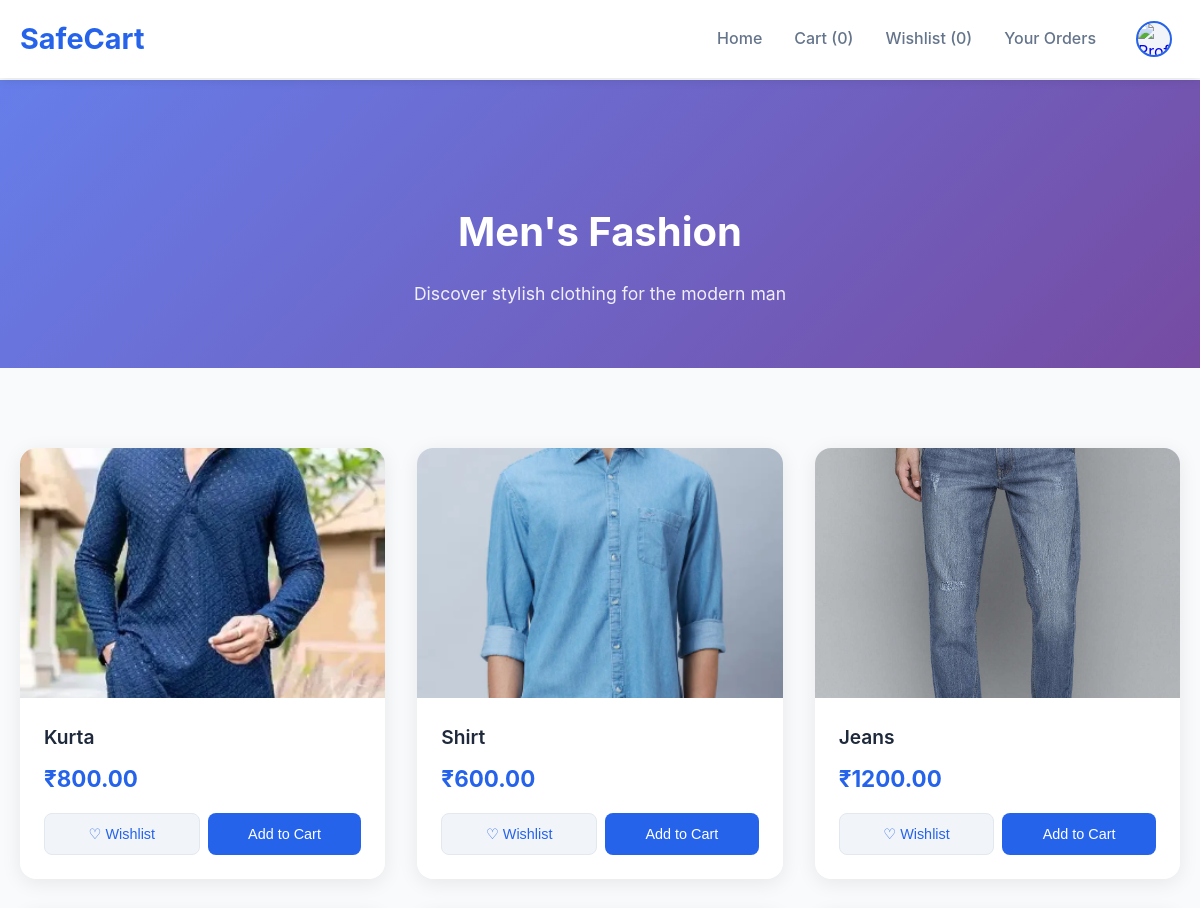
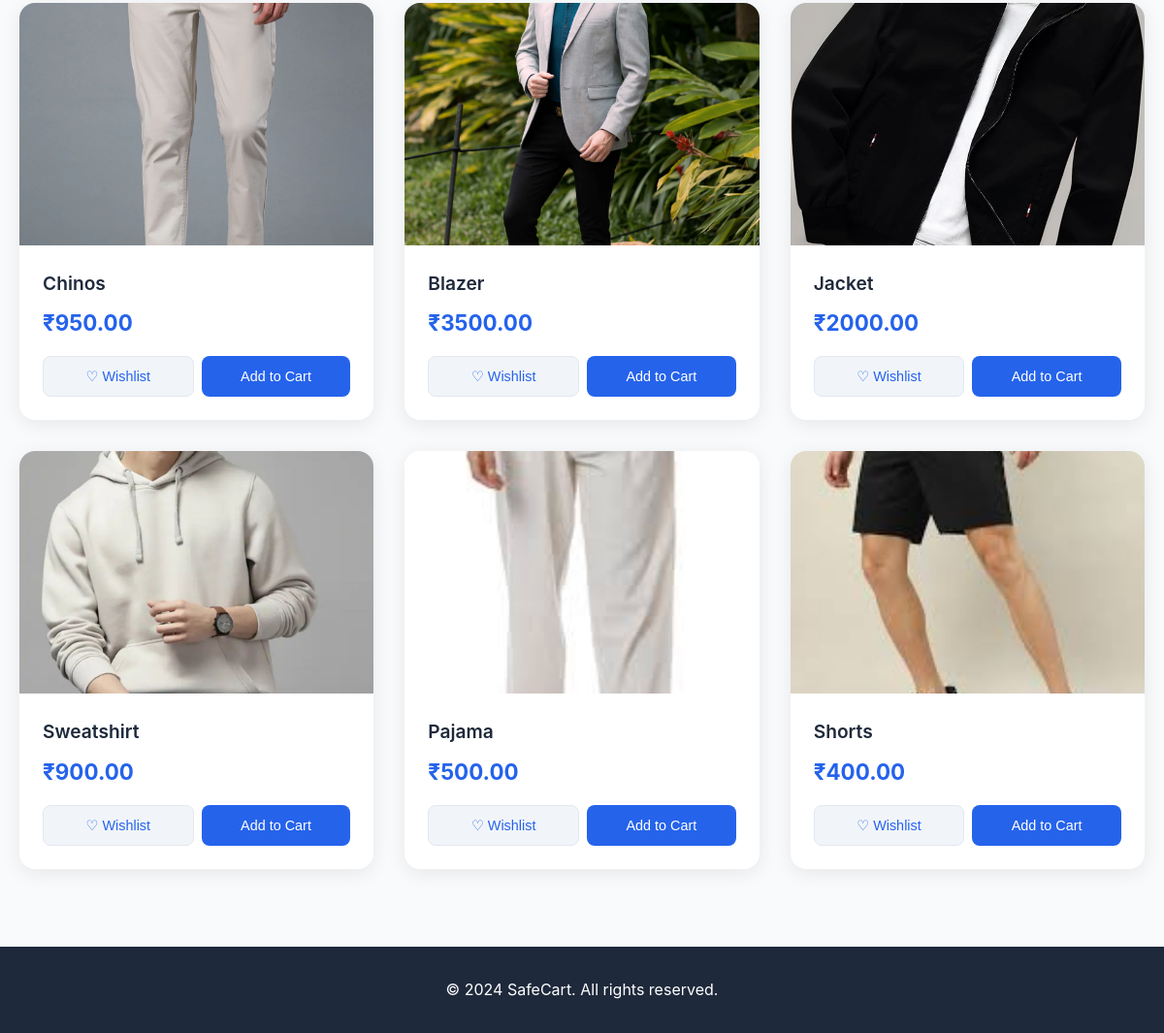
The page /men on the database its author committed (2 pictures, top to bottom).
### store/models.py (models this page shows, shortened)
class Product(models.Model):
    CATEGORY_CHOICES = [
        ('men', 'Men'),
        ('women', 'Women'),
        ('kids', 'Kids'),
        ('electronics', 'Electronics'),
        ('furniture', 'Furniture'),
        ('sportswear', 'Sportswear'),
        ('footwear', 'Footwear'),
    ]
    name = models.CharField(max_length=100)
    category = models.CharField(
    max_length=20,
    choices=CATEGORY_CHOICES,
    default='men'  # Default category
)
    price = models.DecimalField(max_digits=10, decimal_places=2)
    description = models.TextField(blank=True)
    image = models.ImageField(upload_to='products/')
    created_at = models.DateTimeField(auto_now_add=True)

### store/views.py (the view)
# urls.py: path('men', men),
def men(request):
    products = Product.objects.filter(category='men')
    logger.debug(f"Products: {list(products.values())}")
    return render(request, "men.html", {"products": products})

### store/templates/men.html (shortened to what this page needs)
{% load static %}
<!DOCTYPE html>
<html lang="en">
<head>
    <link rel="stylesheet" href="{% static 'css/styles.css' %}">
</head>
<body>
    <header class="navbar">
        <div class="nav-container">
            <div class="nav-logo">
                <h1><a href="home">SafeCart</a></h1>
            </div>
            <nav class="nav-menu">
                <a href="home" class="nav-link">Home</a>
                <a href="cart" class="nav-link">Cart (<span id="cart-count">0</span>)</a>
                <a href="wishlist" class="nav-link">Wishlist (<span id="wishlist-count">0</span>)</a>
                <a href="yourorders" class="nav-link">Your Orders</a>
                <a href="profile.html" class="profile-avatar-btn" id="profile-btn">
                    <img src="" alt="Profile" class="profile-avatar-img">
                </a>
            </nav>
        </div>
    </header>
    <section class="page-header">
        <div class="container">
            <h1>Men's Fashion</h1>
            <p>Discover stylish clothing for the modern man</p>
        </div>
    </section>
    <section class="products">
        <div class="container">
            <div class="products-grid">
                {% for product in products %}
                <div class="product-card" data-id="w1">
                    <div class="product-image">
                        <img src={{product.image.url}} alt={{product.name}}>
                    </div>
                    <div class="product-info">
                        <h3>{{ product.name }}</h3>
                        <p class="price">₹{{ product.price }}</p>
                        <div class="product-actions">
                            <button class="btn btn-wishlist" onclick="addToWishlist('w1', 'Elegant Summer Dress', 79.99, 'https://images.pexels.com/photos/7679720/pexels-photo-7679720.jpeg?auto=compress&cs=tinysrgb&w=400')">♡ Wishlist</button>
                            <button class="btn btn-cart" onclick="addToCart('w1', 'Elegant Summer Dress', 79.99, 'https://images.pexels.com/photos/7679720/pexels-photo-7679720.jpeg?auto=compress&cs=tinysrgb&w=400')">Add to Cart</button>
                        </div>
                    </div>
                </div>
                {% endfor %}
            </div>
        </div>
    </section>
    <footer class="footer">
        <div class="container">
            <p>&copy; 2024 SafeCart. All rights reserved.</p>
        </div>
    </footer>
</body>
</html>

### static/css/styles.css (style rules this page uses)
* { margin: 0; padding: 0; box-sizing: border-box; }
body { font-family: 'Inter', 'Segoe UI', Tahoma, Geneva, Verdana, sans-serif; line-height: 1.6; color: #333; background-color: #f8fafc; }
.container { max-width: 1200px; margin: 0 auto; padding: 0 20px; }
.navbar { background: #ffffff; box-shadow: 0 2px 10px rgba(0, 0, 0, 0.1); position: fixed; top: 0; width: 100%; z-index: 1000; }
.nav-container { display: flex; justify-content: space-between; align-items: center; padding: 1rem 20px; max-width: 1200px; margin: 0 auto; }
.nav-logo h1 { color: #2563eb; font-size: 1.8rem; font-weight: 700; }
.nav-logo a { text-decoration: none; color: inherit; }
.nav-menu { display: flex; align-items: center; gap: 2rem; }
.nav-link { text-decoration: none; color: #64748b; font-weight: 500; transition: color 0.3s ease; position: relative; }
.page-header { background: linear-gradient(135deg, #667eea 0%, #764ba2 100%); color: white; padding: 120px 0 60px; text-align: center; margin-top: 80px; }
.page-header h1 { font-size: 2.5rem; margin-bottom: 1rem; font-weight: 700; }
.page-header p { font-size: 1.1rem; opacity: 0.9; }
.products { padding: 80px 0; }
.products-grid { display: grid; grid-template-columns: repeat(auto-fit, minmax(280px, 1fr)); gap: 2rem; }
.product-card { background: white; border-radius: 16px; overflow: hidden; box-shadow: 0 4px 20px rgba(0, 0, 0, 0.08); transition: transform 0.3s ease, box-shadow 0.3s ease; }
.product-image { width: 100%; height: 250px; overflow: hidden; }
.product-image img { width: 100%; height: 100%; object-fit: cover; transition: transform 0.3s ease; }
.product-info { padding: 1.5rem; }
.product-info h3 { font-size: 1.2rem; margin-bottom: 0.5rem; color: #1e293b; font-weight: 600; }
.price { font-size: 1.4rem; font-weight: 700; color: #2563eb; margin-bottom: 1rem; }
.product-actions { display: flex; gap: 0.5rem; flex-wrap: wrap; }
.btn { padding: 0.75rem 1.5rem; border: none; border-radius: 8px; font-weight: 500; cursor: pointer; transition: all 0.3s ease; text-decoration: none; display: inline-block; text-align: center; font-size: 0.9rem; }
.btn-cart { background: #2563eb; color: white; flex: 1; }
.btn-wishlist { background: #f1f5f9; color: #2563eb; border: 1px solid #e2e8f0; flex: 1; }
.footer { background: #1e293b; color: white; text-align: center; padding: 2rem 0; }
.product-card, .category-card, .cart-item, .wishlist-item { animation: slideIn 0.5s ease forwards; }
.profile-avatar-btn { background: none; border: none; padding: 0; margin: 0 0.5rem; cursor: pointer; display: flex; align-items: center; }
.profile-avatar-img { width: 36px; height: 36px; border-radius: 50%; object-fit: cover; border: 2px solid #2563eb; background: #f1f5f9; transition: box-shadow 0.2s; }

### rows shown on the page
Product: image (picture), name "Kurta", price "800.00"
Product: image (picture), name "Shirt", price "600.00"
Product: image (picture), name "Jeans", price "1200.00"
Product: image (picture), name "Chinos", price "950.00"
Product: image (picture), name "Blazer", price "3500.00"
Product: image (picture), name "Jacket", price "2000.00"
Product: image (picture), name "Sweatshirt", price "900.00"
Product: image (picture), name "Pajama", price "500.00"
Product: image (picture), name "Shorts", price "400.00"
